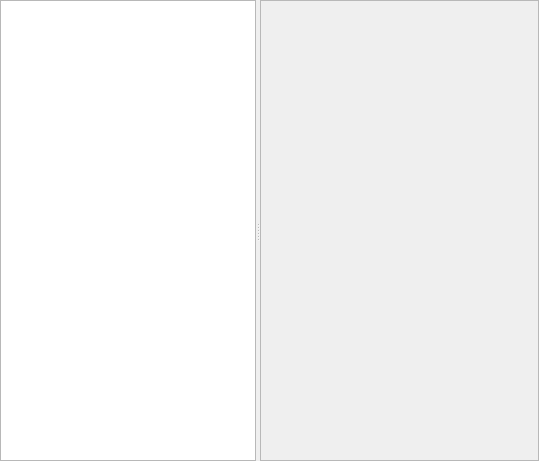
<?xml version="1.0" encoding="UTF-8"?>
<ui version="4.0">
 <class>StackFx</class>
 <widget class="QWidget" name="StackFx">
  <property name="geometry">
   <rect>
    <x>0</x>
    <y>0</y>
    <width>539</width>
    <height>461</height>
   </rect>
  </property>
  <property name="windowTitle">
   <string>Form</string>
  </property>
  <layout class="QGridLayout" name="gridLayout">
   <property name="margin">
    <number>0</number>
   </property>
   <item row="0" column="0">
    <widget class="QSplitter" name="splitter">
     <property name="orientation">
      <enum>Qt::Horizontal</enum>
     </property>
     <widget class="EffectListWidget" name="listWidget">
      <property name="focusPolicy">
       <enum>Qt::NoFocus</enum>
      </property>
     </widget>
     <widget class="QScrollArea" name="effectsWidget">
      <property name="sizePolicy">
       <sizepolicy hsizetype="Expanding" vsizetype="Expanding">
        <horstretch>1</horstretch>
        <verstretch>0</verstretch>
       </sizepolicy>
      </property>
      <property name="focusPolicy">
       <enum>Qt::NoFocus</enum>
      </property>
      <property name="widgetResizable">
       <bool>true</bool>
      </property>
     </widget>
    </widget>
   </item>
  </layout>
 </widget>
 <customwidgets>
  <customwidget>
   <class>EffectListWidget</class>
   <extends>QListWidget</extends>
   <header>gui/effectlistwidget.h</header>
  </customwidget>
 </customwidgets>
 <resources/>
 <connections/>
</ui>
